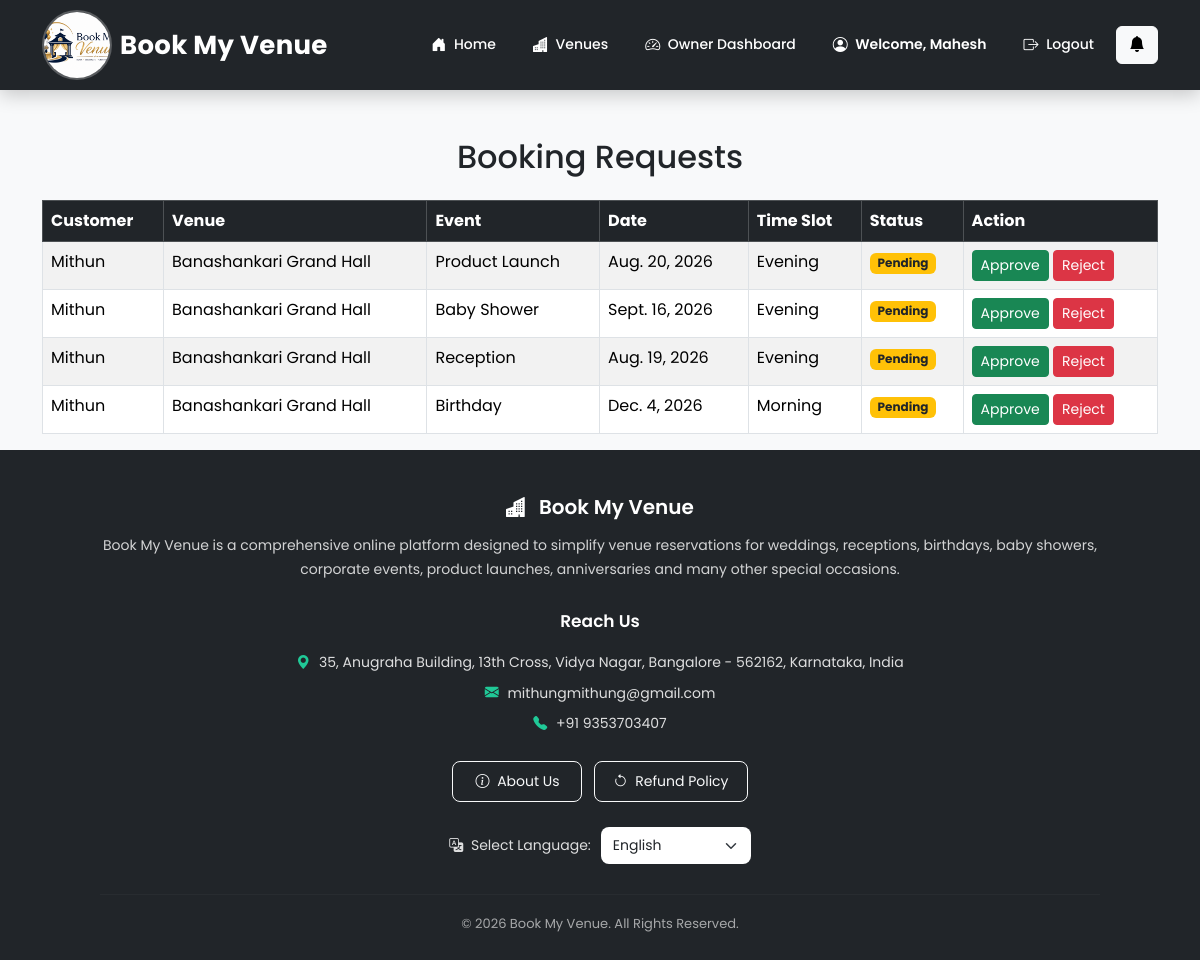
Screenshot of /booking_requests/ (signed in) with the database file from the repository.
### venues/models.py (models this page shows, shortened)
class Booking(models.Model):
    EVENT_CHOICES = (
        ('Wedding', 'Wedding'),
        ('Reception', 'Reception'),
        ('Birthday', 'Birthday'),
        ('Baby Shower', 'Baby Shower'),
        ('Corporate Event', 'Corporate Event'),
        ('Product Launch', 'Product Launch'),
        ('Anniversary', 'Anniversary'),
        ('Get Together', 'Get Together'),
    )
    TIME_SLOT_CHOICES = (
        ('Morning', 'Morning'),
        ('Afternoon', 'Afternoon'),
        ('Evening', 'Evening'),
        ('Full Day', 'Full Day'),
    )
    STATUS_CHOICES = [
        ('Pending', 'Pending'),
        ('Approved', 'Approved'),
        ('Rejected', 'Rejected'),
        ('Booked', 'Booked'),
        ('Cancellation Requested', 'Cancellation Requested'),
        ('Cancelled', 'Cancelled'),
    ]
    user = models.ForeignKey(
        User,
        on_delete=models.CASCADE
    )
    venue = models.ForeignKey(
        Venue,
        on_delete=models.CASCADE
    )
    event_type = models.CharField(
        max_length=50,
        choices=EVENT_CHOICES
    )
    event_date = models.DateField()
    time_slot = models.CharField(
        max_length=20,
        choices=TIME_SLOT_CHOICES,
        default='Morning'
    )
    services = models.ManyToManyField(
        'VenueService',
        blank=True,
        related_name='bookings'
    )
    total_amount = models.DecimalField(
        max_digits=12,
        decimal_places=2,
        default=0
    )
    booking_date = models.DateTimeField(
        auto_now_add=True
    )
    status = models.CharField(
        max_length=30,
        choices=STATUS_CHOICES,
        default='Pending'
    )
    class Meta:
        constraints = [
            models.UniqueConstraint(
                fields=[
                    'venue',
                    'event_date',
                    'time_slot'
                ],
                name='unique_venue_date_timeslot'
            )
        ]

class Venue(models.Model):
    owner = models.ForeignKey(
        User,
        on_delete=models.CASCADE
    )
    name = models.CharField(max_length=100)
    location = models.ForeignKey(
        Location,
        on_delete=models.CASCADE
    )
    capacity = models.IntegerField()
    price = models.DecimalField(
        max_digits=10,
        decimal_places=2
    )
    image = models.ImageField(
        upload_to='venues/'
    )
    description = models.TextField()

### venues/views.py (the view)
@login_required
def booking_requests(request):
    bookings = Booking.objects.filter(
        venue__owner=request.user,
        status="Pending"
    )
    return render(
        request,
        "booking_requests.html",
        {"bookings": bookings}
    )

### venues/context_processors.py (called while the page is built)
def notification_count(request):
    if request.user.is_authenticated:
        unread_count = Notification.objects.filter(
            user=request.user,
            is_read=False
        ).count()
    else:
        unread_count = 0
    return {
        "unread_count": unread_count
    }

### templates/booking_requests.html
{% extends 'base.html' %}
{% block content %}
<div class="container mt-5">
    <h2 class="text-center mb-4">
        Booking Requests
    </h2>
    {% if bookings %}
    <table class="table table-bordered table-striped">
        <thead class="table-dark">
            <tr>
                <th>Customer</th>
                <th>Venue</th>
                <th>Event</th>
                <th>Date</th>
                <th>Time Slot</th>
                <th>Status</th>
                <th>Action</th>
            </tr>
        </thead>
        <tbody>
        {% for booking in bookings %}
            <tr>
                <td>{{ booking.user.username }}</td>
                <td>{{ booking.venue.name }}</td>
                <td>{{ booking.event_type }}</td>
                <td>{{ booking.event_date }}</td>
                <td>{{ booking.time_slot }}</td>
                <td>
                    <span class="badge bg-warning text-dark">
                        {{ booking.status }}
                    </span>
                </td>
                <td>
                    <a href="{% url 'approve_booking' booking.id %}"
                       class="btn btn-success btn-sm">
                        Approve
                    </a>
                    <a href="{% url 'reject_booking' booking.id %}"
                       class="btn btn-danger btn-sm">
                        Reject
                    </a>
                </td>
            </tr>
        {% endfor %}
        </tbody>
    </table>
    {% else %}
        <div class="alert alert-info text-center">
            No pending booking requests.
        </div>
    {% endif %}
</div>
{% endblock %}

### templates/base.html (shortened to what this page needs)
{% load static %}
<!DOCTYPE html>
<html lang="en">
<head>
    <link
        href="https://cdn.jsdelivr.net/npm/bootstrap@5.3.2/dist/css/bootstrap.min.css"
        rel="stylesheet">
    <link
        rel="stylesheet"
        href="https://cdn.jsdelivr.net/npm/bootstrap-icons@1.11.3/font/bootstrap-icons.min.css">
    <link
        rel="stylesheet"
        href="{% static 'css/style.css' %}">
</head>
<body>
<nav class="navbar navbar-expand-lg navbar-dark">
    <div class="container">
        <a
            class="navbar-brand d-flex align-items-center me-auto"
            href="{% url 'home' %}">
            <img
                src="{% static 'images/logo1.png' %}"
                class="rounded-circle me-2 logo-img"
                alt="Book My Venue Logo">
            <span class="venue-title">
                Book My Venue
            </span>
        </a>
        <div
            class="collapse navbar-collapse"
            id="nav">
            <ul
                class="navbar-nav ms-auto">
                <li class="nav-item">
                    <a
                        class="nav-link
                        "
                        href="{% url 'home' %}">
                        <i class="bi bi-house-door-fill me-1"></i>
                        Home
                    </a>
                </li>
                <li class="nav-item">
                    <a
                        class="nav-link
                        "
                        href="{% url 'venue_list' %}">
                        <i class="bi bi-buildings-fill me-1"></i>
                        Venues
                    </a>
                </li>
                {% if user.is_authenticated %}
                    {% if user.profile.role == "owner" %}
                        <li class="nav-item">
                            <a
                                class="nav-link
                                "
                                href="{% url 'owner_dashboard' %}">
                                <i class="bi bi-speedometer2 me-1"></i>
                                Owner Dashboard
                            </a>
                        </li>
                    {% endif %}
                    <li class="nav-item">
                        <span
                            class="nav-link welcome-user">
                            <i class="bi bi-person-circle me-1"></i>
                            Welcome, {{ user.username }}
                        </span>
                    </li>
                    <li class="nav-item">
                        <a
                            class="nav-link logout-link"
                            href="{% url 'logout' %}">
                            <i class="bi bi-box-arrow-right me-1"></i>
                            Logout
                        </a>
                    </li>
                <a href="{% url 'notifications' %}" class="btn btn-light position-relative">
    <i class="bi bi-bell-fill"></i>
</a>
                {% endif %}
            </ul>
        </div>
    </div>
</nav>
<main>
    {% block content %}
    {% endblock %}
</main>
<footer class="site-footer">
    <div class="container text-center">
        <h5 class="footer-title">
            <i class="bi bi-buildings-fill me-2"></i>
            Book My Venue
        </h5>
        <p class="footer-description">
            Book My Venue is a comprehensive online platform
            designed to simplify venue reservations for
            weddings, receptions, birthdays, baby showers,
            corporate events, product launches, anniversaries
            and many other special occasions.
        </p>
        <div class="footer-contact">
            <div class="footer-contact-title">
                Reach Us
            </div>
            <div class="footer-contact-item">
                <i class="bi bi-geo-alt-fill"></i>
                35, Anugraha Building, 13th Cross,
                Vidya Nagar, Bangalore - 562162,
                Karnataka, India
            </div>
            <div class="footer-contact-item">
                <i class="bi bi-envelope-fill"></i>
                mithungmithung@gmail.com
            </div>
            <div class="footer-contact-item">
                <i class="bi bi-telephone-fill"></i>
                +91 9353703407
            </div>
        </div>
        <div class="footer-actions">
            <a
                href="{% url 'about' %}"
                class="btn btn-outline-light footer-btn">
                <i class="bi bi-info-circle me-1"></i>
                About Us
            </a>
            <a
                href="{% url 'refund_policy' %}"
                class="btn btn-outline-light footer-btn">
                <i class="bi bi-arrow-counterclockwise me-1"></i>
                Refund Policy
            </a>
        </div>
        <div class="language-section">
            <label
                for="language"
                class="language-label">
                <i class="bi bi-translate me-1"></i>
                Select Language:
            </label>
            <select
                id="language"
                class="form-select w-auto">
                <option value="en">
                    English
                </option>
            </select>
        </div>
        <hr class="footer-divider">
        <p class="copyright">
            © 2026 Book My Venue.
            All Rights Reserved.
        </p>
    </div>
</footer>
</body>
</html>

### static/css/style.css (style rules this page uses)
html, body { margin: 0; padding: 0; overflow-x: hidden; }
body { top: 0 !important; }
.venue-title { font-family: 'Poppins', sans-serif; font-weight: 600; letter-spacing: 1px; }
.navbar { margin: 0; border-radius: 0; background: #212529 !important; padding: 12px 0; box-shadow: 0 5px 15px rgba(0, 0, 0, 0.25); }
.logo-img { transition: 0.4s; }
.venue-title { font-size: 2rem; font-weight: 700; color: #fff; letter-spacing: 1px; }
.navbar-nav { gap: 10px; }
.navbar .nav-link { color: white !important; font-weight: 600; font-size: 16px; padding: 10px 22px !important; border-radius: 50px; transition: 0.35s; position: relative; }
footer { margin-top: 50px; margin-bottom: 0; }

### templates/base.html (style rules this page uses)
html { scroll-behavior: smooth; }
body { font-family: 'Poppins', sans-serif; margin: 0; min-height: 100vh; display: flex; flex-direction: column; background: #f8f9fa; color: #212529; }
main { flex: 1; }
.navbar { background: #212529 !important; padding: 10px 0; box-shadow: 0 5px 18px rgba(0, 0, 0, 0.20); position: relative; z-index: 1000; }
.navbar-brand { text-decoration: none; padding: 0; }
.logo-img { width: 70px; height: 70px; object-fit: cover; transition: transform 0.35s ease, box-shadow 0.35s ease; border: 2px solid rgba(255,255,255,0.25); }
.venue-title { font-size: 26px; font-weight: 700; color: #ffffff; letter-spacing: 0.3px; white-space: nowrap; }
.navbar-nav { gap: 7px; align-items: center; }
.navbar .nav-link { color: #ffffff !important; font-size: 14px; font-weight: 500; padding: 10px 15px !important; border-radius: 8px; transition: all 0.25s ease; white-space: nowrap; }
.navbar .nav-link i { font-size: 15px; vertical-align: middle; }
.welcome-user { color: #ffc107 !important; cursor: default; font-weight: 600 !important; background: transparent !important; }
.logout-link { color: #ff6b6b !important; }
.site-footer { background: #212529; color: #ffffff; margin-top: auto; padding: 45px 20px 25px; line-height: 1.7; }
.footer-title { font-size: 20px; font-weight: 600; margin-bottom: 15px; }
.footer-description { max-width: 1000px; margin: 0 auto 25px; color: rgba( 255, 255, 255, 0.80 ); font-size: 14px; }
.footer-contact { margin-top: 20px; }
.footer-contact-title { font-size: 17px; font-weight: 600; margin-bottom: 15px; color: #ffffff; }
.footer-contact-item { margin-bottom: 7px; font-size: 14px; color: rgba( 255, 255, 255, 0.85 ); }
.footer-contact-item i { width: 22px; color: #20c997; margin-right: 5px; }
.footer-actions { display: flex; justify-content: center; align-items: center; gap: 12px; flex-wrap: wrap; margin-top: 25px; }
.footer-btn { min-width: 130px; border-radius: 8px; padding: 9px 18px; font-size: 14px; transition: all 0.25s ease; }
.language-section { margin-top: 25px; display: flex; justify-content: center; align-items: center; gap: 10px; flex-wrap: wrap; }
.language-label { font-size: 14px; color: rgba( 255, 255, 255, 0.85 ); }
#language { min-width: 150px; border-radius: 8px; border: none; padding: 8px 12px; font-size: 14px; cursor: pointer; }
.footer-divider { border: 0; border-top: 1px solid rgba( 255, 255, 255, 0.12 ); margin: 30px auto 18px; max-width: 1000px; }
.copyright { font-size: 13px; color: rgba( 255, 255, 255, 0.60 ); margin: 0; }

### rows the page displays
Booking: user.username "Mithun", venue.name "Banashankari Grand Hall", event_type "Product Launch", event_date "Aug. 20, 2026", time_slot "Evening", status "Pending"
Booking: user.username "Mithun", venue.name "Banashankari Grand Hall", event_type "Baby Shower", event_date "Sept. 16, 2026", time_slot "Evening", status "Pending"
Booking: user.username "Mithun", venue.name "Banashankari Grand Hall", event_type "Reception", event_date "Aug. 19, 2026", time_slot "Evening", status "Pending"
Booking: user.username "Mithun", venue.name "Banashankari Grand Hall", event_type "Birthday", event_date "Dec. 4, 2026", time_slot "Morning", status "Pending"

### other values shown
{{ user.username }} "Mahesh"
